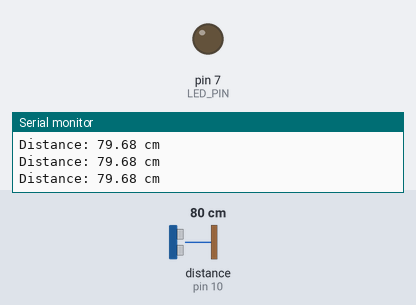
Recording of a sketch running on a simulated Arduino Uno, built with avr-gcc and run on an emulated ATmega328P. Shown: output pins drawn as LEDs (lit = HIGH), the last lines printed to the serial monitor. Wiring (inferred from the names in the program): ultrasonic range finder: trigger pin 9; echo pin 10. Inputs (shaded band) come from the test bench; at power-on: distance to the obstacle (sensor on pin 10) 80 cm. The echo pulse lasts 58.3 µs per cm; pins used as bus, display or sensor lines are not drawn.

Above: at 1.2 s.
1.3 s: distance to the obstacle (sensor on pin 10) set to 18 cm
2.8 s: distance to the obstacle (sensor on pin 10) set to 14 cm
At 3.5 s:
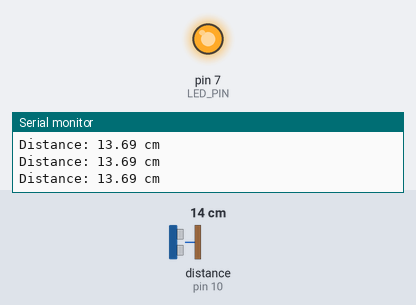
4.3 s: distance to the obstacle (sensor on pin 10) set to 35 cm
At 5.3 s:
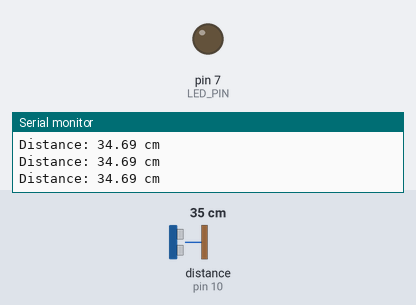
5.9 s: distance to the obstacle (sensor on pin 10) set to 2 cm
At 7.4 s:
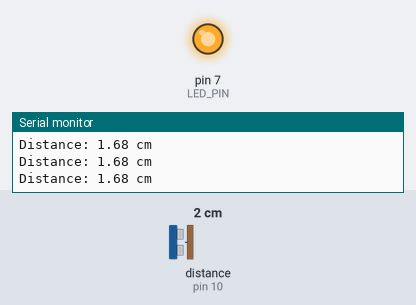
Timing chart, 0 to 8.5 s (numbered marks = the images above; inputs shaded):
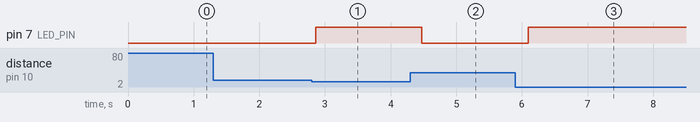

Measured:
- the behaviour switches between 16 and 15 cm on distance to the obstacle (sensor on pin 10) (found by bisection; images 0 and 1)
- after the input at 2.8 s, pin 7 (LED_PIN): LOW → HIGH after 0.06 s
- after the input at 4.3 s, pin 7 (LED_PIN): HIGH → LOW after 0.17 s
- after the input at 5.9 s, pin 7 (LED_PIN): LOW → HIGH after 0.20 s

The sketch:

Ultrasonic_exp.ino
```cpp
#define TRIG_PIN 9
#define ECHO_PIN 10
#define LED_PIN 7

void setup() {
  pinMode(TRIG_PIN, OUTPUT);
  pinMode(ECHO_PIN, INPUT);
  pinMode(LED_PIN, OUTPUT);
  Serial.begin(9600);
}

void loop() {
  long duration;
  float distance;

  // Send a 10us HIGH pulse to TRIG
  digitalWrite(TRIG_PIN, LOW);
  delayMicroseconds(2);
  digitalWrite(TRIG_PIN, HIGH);
  delayMicroseconds(10);
  digitalWrite(TRIG_PIN, LOW);

  // Read the duration of the echo pulse
  duration = pulseIn(ECHO_PIN, HIGH);

  // Calculate distance in cm
  distance = duration * 0.0343 / 2;

  Serial.print("Distance: ");
  Serial.print(distance);
  Serial.println(" cm");

  // Check if distance is 15 cm or less
  if (distance <= 15.0) {
    digitalWrite(LED_PIN, HIGH);  // Turn LED ON
  } else {
    digitalWrite(LED_PIN, LOW);   // Turn LED OFF
  }

  delay(200); // Add a small delay for stability
}
```
